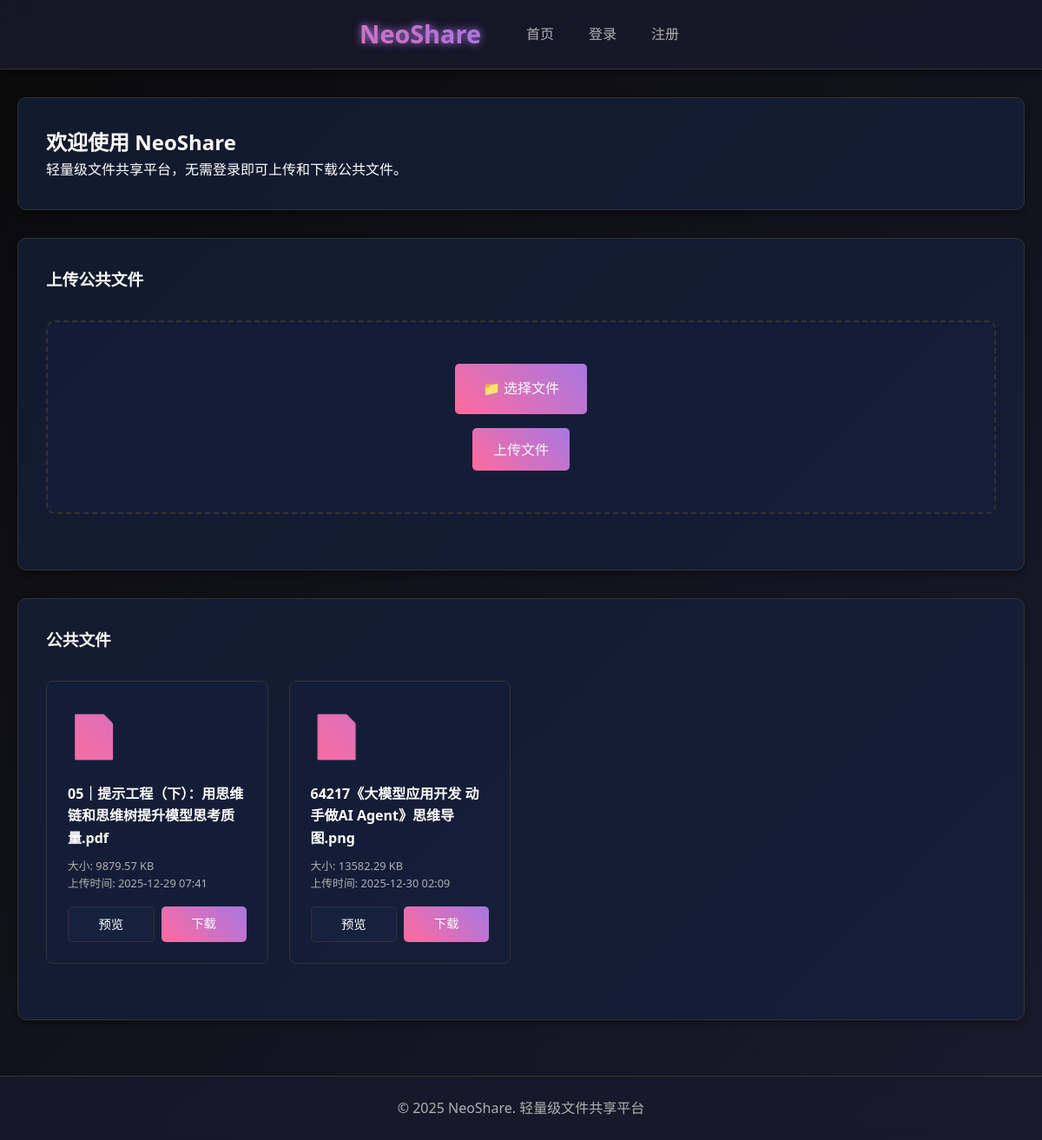
The page / on the database its author committed.
### new_app.py (models this page shows)
class File(db.Model):
    id = db.Column(db.Integer, primary_key=True)
    filename = db.Column(db.String(200), nullable=False)
    filepath = db.Column(db.String(400), nullable=False)
    owner_id = db.Column(db.Integer, db.ForeignKey('user.id'), nullable=True)
    is_public = db.Column(db.Boolean, default=False)
    created_at = db.Column(db.DateTime, default=datetime.utcnow)
    updated_at = db.Column(db.DateTime, default=datetime.utcnow, onupdate=datetime.utcnow)
    file_size = db.Column(db.Integer, nullable=False)

### new_app.py (the view)
@app.route('/')
def index():
    public_files = File.query.filter_by(is_public=True).all()
    return render_template('new_index.html', public_files=public_files)

### templates/new_index.html (shortened to what this page needs)
{% extends 'new_base.html' %}
{% block content %}
    <div class="card">
        <h2>欢迎使用 NeoShare</h2>
        <p>轻量级文件共享平台，无需登录即可上传和下载公共文件。</p>
    </div>
    <div class="card">
        <h3>上传公共文件</h3>
        <form method="POST" action="{{ url_for('upload_file') }}" enctype="multipart/form-data" class="upload-form">
            <label for="file-upload" class="upload-label">
                📁 选择文件
            </label>
            <br>
            <button type="submit" class="btn btn-primary">上传文件</button>
        </form>
    </div>
    <div class="card">
        <h3>公共文件</h3>
        <div class="file-list">
            {% for file in public_files %}
                <div class="file-item">
                    <div class="file-icon">📄</div>
                    <div class="file-name">{{ file.filename }}</div>
                    <div class="file-meta">
                        <p>大小: {{ (file.file_size / 1024)|round(2) }} KB</p>
                        <p>上传时间: {{ file.created_at.strftime('%Y-%m-%d %H:%M') }}</p>
                    </div>
                    <div class="file-actions">
                        <a href="{{ url_for('preview_file', file_id=file.id) }}" class="btn btn-secondary">预览</a>
                        <a href="{{ url_for('download_file', filename=file.filepath.replace('uploads_new/', '')) }}" class="btn btn-primary">下载</a>
                    </div>
                </div>
            {% endfor %}
        </div>
    </div>
{% endblock %}

### static/css/new_style.css (style rules this page uses)
* { margin: 0; padding: 0; box-sizing: border-box; }
:root { --primary-bg: #0a0a0a; --secondary-bg: #1a1a2e; --tertiary-bg: #16213e; --accent-pink: #ff6b9d; --accent-purple: #a777e3; --text-primary: #ffffff; --text-secondary: #b0b0b0; --border-color: #333333; --success-color: #4caf50; --danger-color: #f44336; --warning-color: #ff9800; --shadow: 0 4px 6px rgba(0, 0, 0, 0.3); --glow: 0 0 10px var(--accent-purple); }
body { font-family: 'Segoe UI', Tahoma, Geneva, Verdana, sans-serif; background: linear-gradient(135deg, var(--primary-bg) 0%, var(--secondary-bg) 100%); color: var(--text-primary); line-height: 1.6; min-height: 100vh; }
.card { background: rgba(22, 33, 62, 0.7); border: 1px solid var(--border-color); border-radius: 10px; padding: 2rem; margin-bottom: 2rem; box-shadow: var(--shadow); transition: all 0.3s ease; backdrop-filter: blur(5px); }
.btn { padding: 0.8rem 1.5rem; border: none; border-radius: 5px; font-size: 1rem; font-weight: 500; cursor: pointer; transition: all 0.3s ease; text-decoration: none; display: inline-block; text-align: center; }
.btn-primary { background: linear-gradient(45deg, var(--accent-pink), var(--accent-purple)); color: white; }
.btn-secondary { background: var(--tertiary-bg); color: var(--text-primary); border: 1px solid var(--border-color); }
.file-list { display: grid; grid-template-columns: repeat(auto-fill, minmax(250px, 1fr)); gap: 1.5rem; margin: 2rem 0; }
.file-item { background: rgba(22, 33, 62, 0.5); border: 1px solid var(--border-color); border-radius: 8px; padding: 1.5rem; transition: all 0.3s ease; display: flex; flex-direction: column; }
.file-icon { font-size: 3rem; margin-bottom: 1rem; background: linear-gradient(45deg, var(--accent-pink), var(--accent-purple)); -webkit-background-clip: text; -webkit-text-fill-color: transparent; background-clip: text; }
.file-name { font-weight: 600; margin-bottom: 0.5rem; color: var(--text-primary); }
.file-meta { font-size: 0.8rem; color: var(--text-secondary); margin-bottom: 1rem; }
.file-actions { display: flex; gap: 0.5rem; margin-top: auto; }
.file-actions .btn { flex: 1; padding: 0.5rem; font-size: 0.9rem; }
.upload-form { background: rgba(22, 33, 62, 0.5); border: 2px dashed var(--border-color); border-radius: 10px; padding: 3rem; text-align: center; margin: 2rem 0; transition: all 0.3s ease; }
.upload-label { display: inline-block; padding: 1rem 2rem; background: linear-gradient(45deg, var(--accent-pink), var(--accent-purple)); color: white; border-radius: 5px; cursor: pointer; font-weight: 500; transition: all 0.3s ease; margin-bottom: 1rem; }
.card, .file-item, .alert { animation: fadeIn 0.5s ease; }

### rows shown on the page
File: filename "05｜提示工程（下）：用思维链和思维树提升模型思考质量.pdf", (file.file_size/1024)|round(2) "9879.57", created_at "2025-12-29 07:41"
File: filename "64217《大模型应用开发 动手做AI Agent》思维导图.png", (file.file_size/1024)|round(2) "13582.29", created_at "2025-12-30 02:09"
